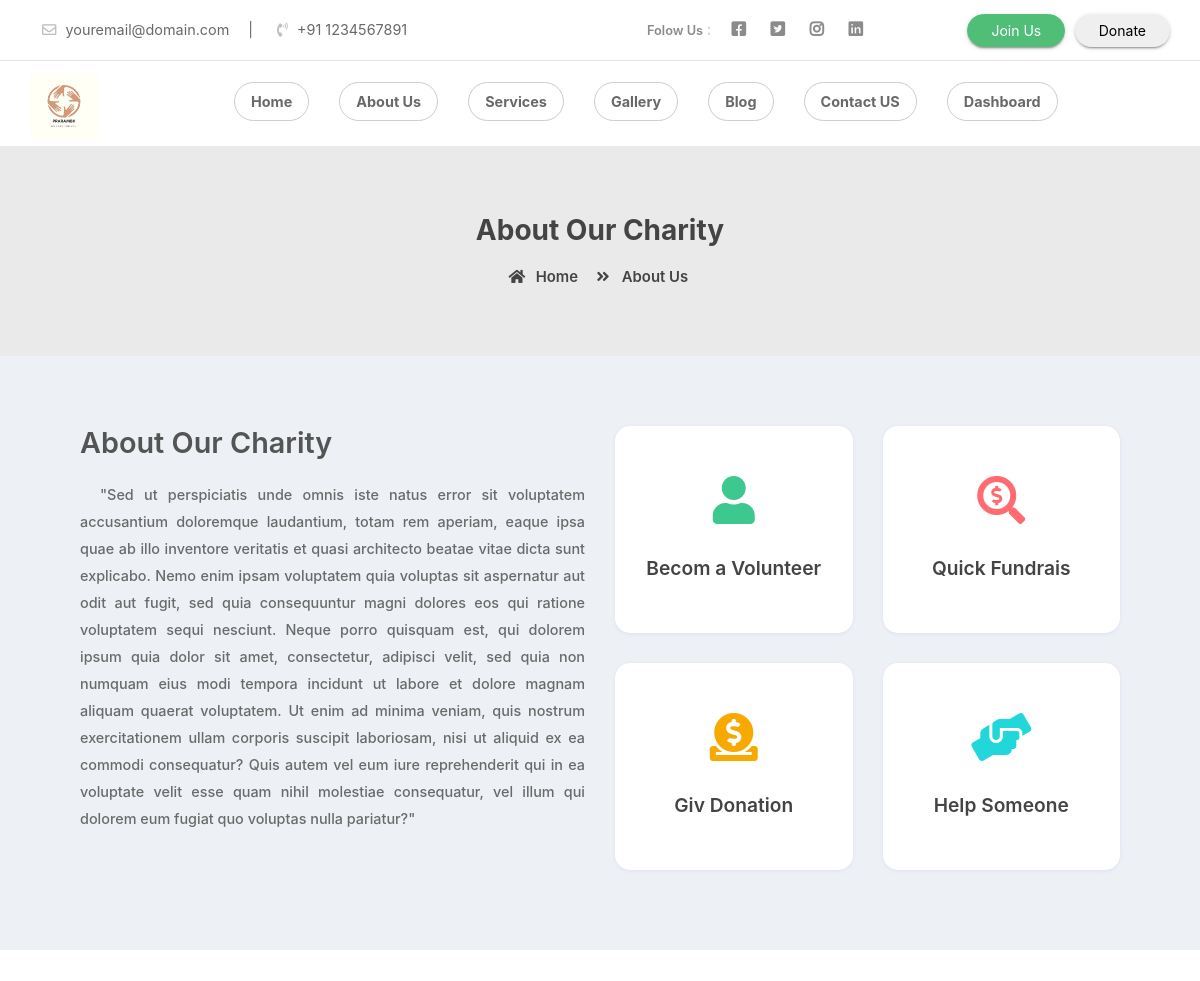
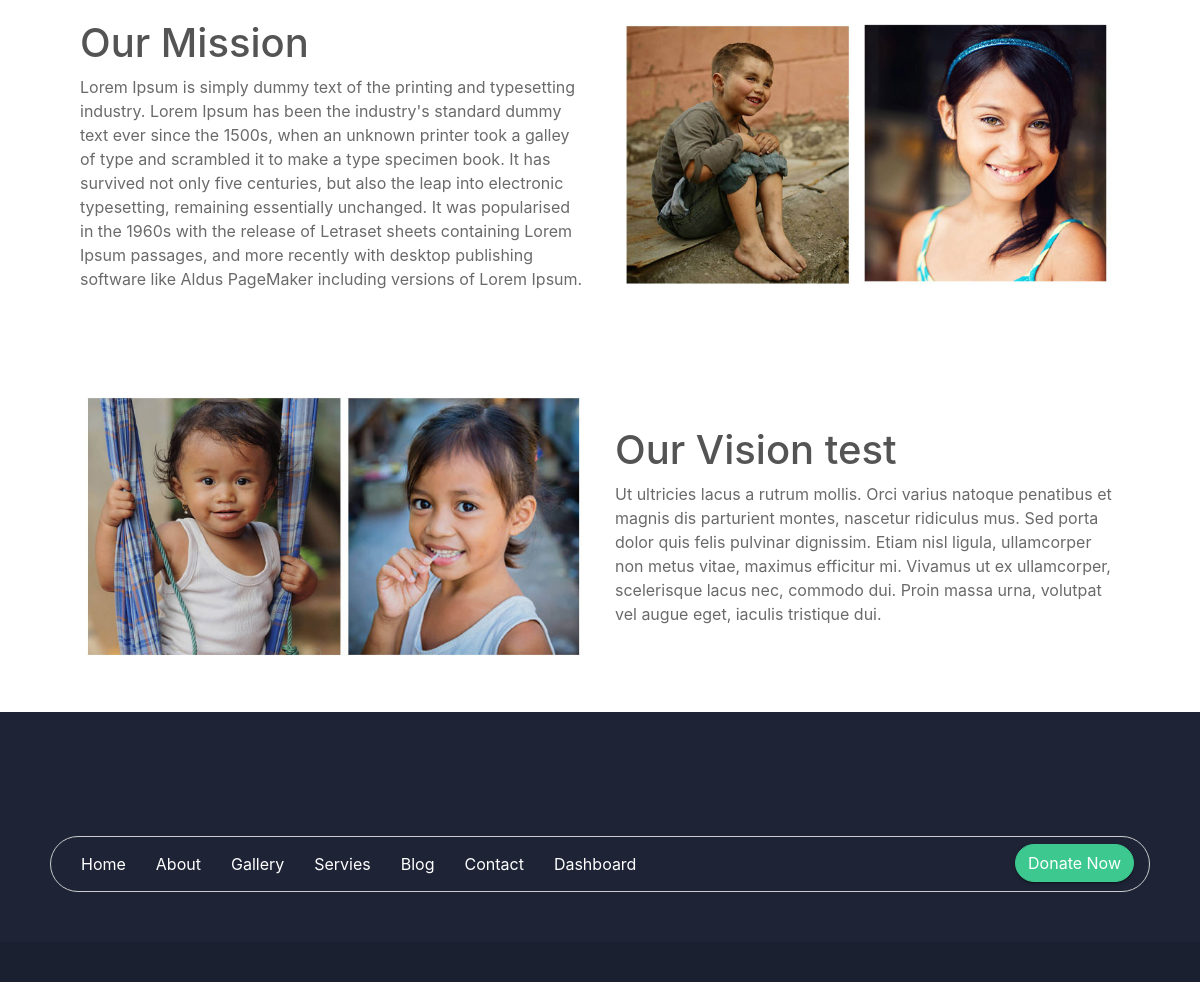
The page /home/about-us/ on the database its author committed (2 pictures, top to bottom).
### home/models.py (models this page shows, shortened)
class About(models.Model):
    title = models.CharField(max_length=300)
    desc = models.TextField()

class Mission(models.Model):
    title = models.CharField(max_length=300)
    desc = models.TextField()
    image1 = models.FileField(upload_to="mission/", max_length=300, blank=True)

class Vision(models.Model):
    title = models.CharField(max_length=300)
    desc = models.TextField()
    image1 = models.FileField(upload_to="vision/", max_length=300, blank=True)

### home/views.py (the view)
# urls.py: path('home/about-us/', views.aboutus, name="aboutus"),
def aboutus(request):
    try:
        about_obj = About.objects.all()
        """getting the latest mission object"""
        mission_obj = Mission.objects.all()
        """getting the latest vision object"""
        vision_obj = Vision.objects.all()
        context = {
            'about_obj': about_obj,
            'mission_obj': mission_obj,
            'vision_obj': vision_obj
        }
    except:
        return render(request, "404.html")
    return render(request, "about_us.html", context=context)

### templates/about_us.html
{% extends 'base.html' %}
{% block body %}
{% load static %}
    <div class="page-nav no-margin row">
        <div class="container">
            <div class="row">
                <h2>About Our Charity</h2>
                <ul>
                    <li> <a href="{% url 'home' %}"><i class="fas fa-home"></i> Home</a></li>
                    <li><i class="fas fa-angle-double-right"></i> About Us</li>
                </ul>
            </div>
        </div>
    </div>
<div class="about-us container-fluid">
    <div class="container">
        {% for item in about_obj %}
        <div class="row natur-row no-margin w-100">
            <div class="text-part col-md-6">
                <h2>{{item.title | safe}}</h2>
                {{item.desc | safe}}
            </div>
            <div class="image-part col-md-6">
                <div class="about-quick-box row">
                    <div class="col-md-6">
                        <a href="{% url 'contactus' %}">
                        <div class="about-qcard">
                           <i class="fas fa-user"></i>
                            <p>Becom a Volunteer</p>
                        </div>
                        </a>
                    </div>
                     <div class="col-md-6">
                         <a href="{% url 'donateus' %}">
                        <div class="about-qcard ">
                           <i class="fas fa-search-dollar red"></i>
                            <p>Quick Fundrais</p>
                        </div>
                         </a>
                    </div>
                     <div class="col-md-6">
                         <a href="{% url 'donateus' %}">
                        <div class="about-qcard ">
                           <i class="fas fa-donate yell"></i>
                            <p>Giv Donation</p>
                        </div>
                         </a>
                    </div>
                     <div class="col-md-6">
                         <a href="{% url 'contactus' %}">
                        <div class="about-qcard ">
                           <i class="fas fa-hands-helping blu"></i>
                            <p>Help Someone</p>
                        </div>
                         </a>
                    </div>
                </div>
            </div>
        </div>
        {% endfor %}
    </div>
</div>
  <section class="container-fluid mission-vision">
      <div class="container">
          {% for mission in mission_obj %}
          <div class="row mission">
              <div class="col-md-6 mv-det">
                  <h1>{{mission.title | safe}}</h1>
                  {{mission.desc | safe}}
                  </div>
              <div class="col-md-6 mv-img">
                  <img src="{{mission.image1.url}}" alt="">
              </div>
          </div>
          {% endfor %}
          {% for vision in vision_obj %}
          <div class="row vision">
              <div class="col-md-6 mv-img">
                   <img src="{{vision.image1.url}}" alt="">
              </div>
              <div class="col-md-6 mv-det">
                   <h1>{{vision.title | safe}}</h1>
                  {{vision.desc | safe}}
                   </div>
          </div>
          {% endfor %}
      </div>
  </section>
{% endblock %}

### static/assets/css/style.css (style rules this page uses)
* { margin: 0px; padding: 0px; list-style: none; }
img { max-width: 100%; }
a { text-decoration: none; outline: none; color: #444; }
ul { margin-bottom: 0; padding-left: 0; }
html, body { height: 100%; }
p { margin-bottom: 0px; width: 100%; }
.no-margin { margin: 0px; }
::placeholder { color: #747f8a !important; font-size: 13px; opacity: .5 !important; }
.container-fluid { padding: 0px; }
h1, h2, h3, h4, h5, h6 { color: #545454; }
body { background-color: #f1f1f145 !important; -webkit-font-smoothing: antialiased; -moz-osx-font-smoothing: grayscale; text-rendering: optimizeLegibility; color: #6A6A6A; overflow-x: hidden; }
.page-nav { background-size: 100%; padding: 68px; text-align: center; background-color: #eaeaea; }
.page-nav ul { float: none; margin: auto; }
.page-nav h2 { font-size: 28px; width: 100%; font-weight: 700; color: #444; }
.page-nav ul li { float: left; margin-right: 10px; margin-top: 10px; font-size: 16px; font-size: .93rem; font-weight: 600; color: #444; }
.page-nav ul li i { width: 30px; text-align: center; color: #444; }
.page-nav ul li a { color: #444; font-size: .93rem; font-weight: 600; }
.container { max-width: 1170px; }
.about-us { background-color: #edf1f5; padding: 50px; }
.about-us .natur-row { margin-top: 20px; }
.about-us .text-part h2 { font-weight: 600; font-size: 1.8rem; margin-bottom: 20px; }
.about-us .text-part p { text-indent: 20px; margin-bottom: 15px; line-height: 27px; font-weight: 500; text-align: justify; font-size: .9rem; }
.about-us .image-part .about-quick-box .about-qcard { padding: 50px 30px; background-color: #FFF; box-shadow: 0 2px 3px 0 rgba(218, 218, 253, 0.35), 0 0px 3px 0 rgba(206, 206, 238, 0.35); border-radius: 15px; text-align: center; margin-bottom: 30px; }
.about-us .image-part .about-quick-box .about-qcard p { font-weight: 600; font-size: 1.2rem; }
.about-us .image-part .about-quick-box .about-qcard i { font-size: 3rem; margin-bottom: 30px; color: #3cc88f; }
.about-us .image-part .about-quick-box .about-qcard .red { color: #ff6b70; }
.about-us .image-part .about-quick-box .about-qcard .yell { color: #f7a900; }
.about-us .image-part .about-quick-box .about-qcard .blu { color: #21d7d9; }
.mission-vision { background-color: #FFF; }
.mission-vision .mission { padding: 50px; }
.mission-vision .vision { padding: 50px; }
.mission-vision .mv-det { margin: auto; }

### rows shown on the page
About: title "About Our Charity", desc "\"Sed ut perspiciatis unde omnis iste natus error sit voluptatem accusantium doloremque laudantium, totam rem aperiam, eaque ipsa quae ab illo inventore veritatis et quasi architecto beatae vitae dicta sunt explicabo. Nemo enim ipsam voluptatem quia voluptas sit aspernatur aut odit aut fugit, sed quia consequuntur magni dolores eos qui ratione voluptatem sequi nesciunt. Neque porro quisquam est, qui dolorem ipsum quia dolor sit amet, consectetur, adipisci velit, sed quia non numquam eius modi tempora incidunt ut labore et dolore magnam aliquam quaerat voluptatem. Ut enim ad minima veniam, quis nostrum exercitationem ullam corporis suscipit laboriosam, nisi ut aliquid ex ea commodi…"
Mission: title "Our Mission", desc "Lorem Ipsum is simply dummy text of the printing and typesetting industry. Lorem Ipsum has been the industry's standard dummy text ever since the 1500s, when an unknown printer took a galley of type and scrambled it to make a type specimen book. It has survived not only five centuries, but also the leap into electronic typesetting, remaining essentially unchanged. It was popularised in the 1960s with the release of Letraset sheets containing Lorem Ipsum passages, and more recently with desktop publishing software like Aldus PageMaker including versions of Lorem Ipsum.", image1 (picture)
Vision: image1 (picture), title "Our Vision test", desc "Ut ultricies lacus a rutrum mollis. Orci varius natoque penatibus et magnis dis parturient montes, nascetur ridiculus mus. Sed porta dolor quis felis pulvinar dignissim. Etiam nisl ligula, ullamcorper non metus vitae, maximus efficitur mi. Vivamus ut ex ullamcorper, scelerisque lacus nec, commodo dui. Proin massa urna, volutpat vel augue eget, iaculis tristique dui."
